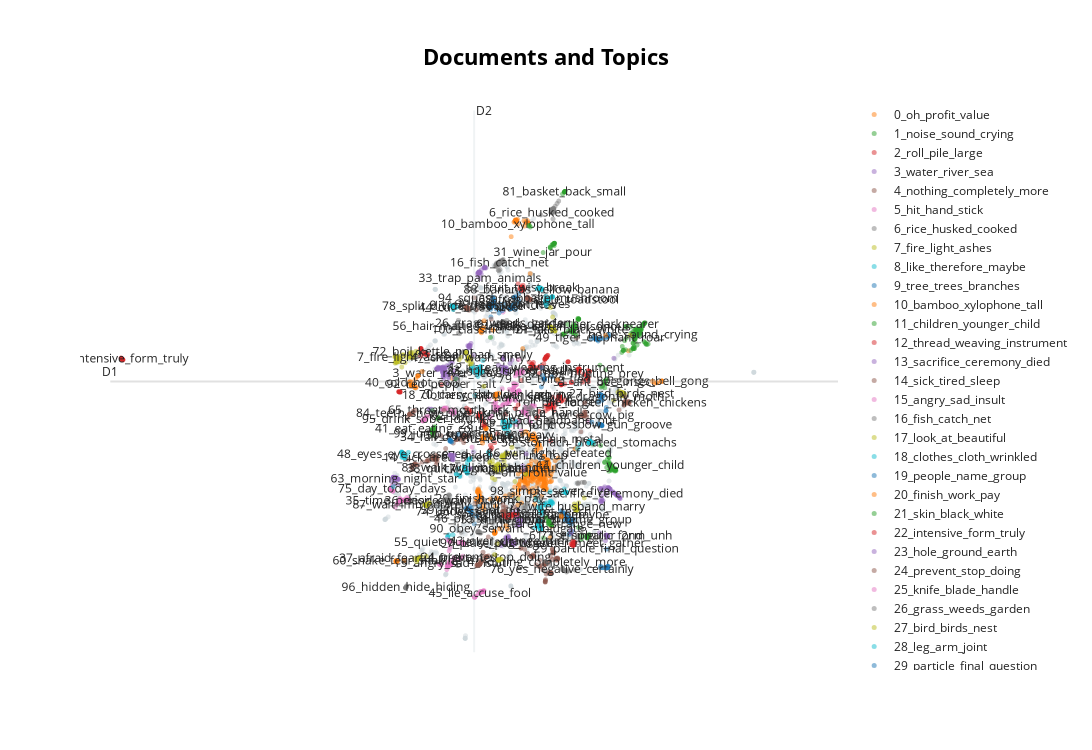

The cell this chart's notebook holds for it:
### Code cell
umap = UMAP(n_neighbors=10, n_components=2, min_dist=0.0, metric='euclidean')
reduced_embeddings = umap.fit_transform(embeddings)
topic_model.visualize_documents(docs, reduced_embeddings=reduced_embeddings)
